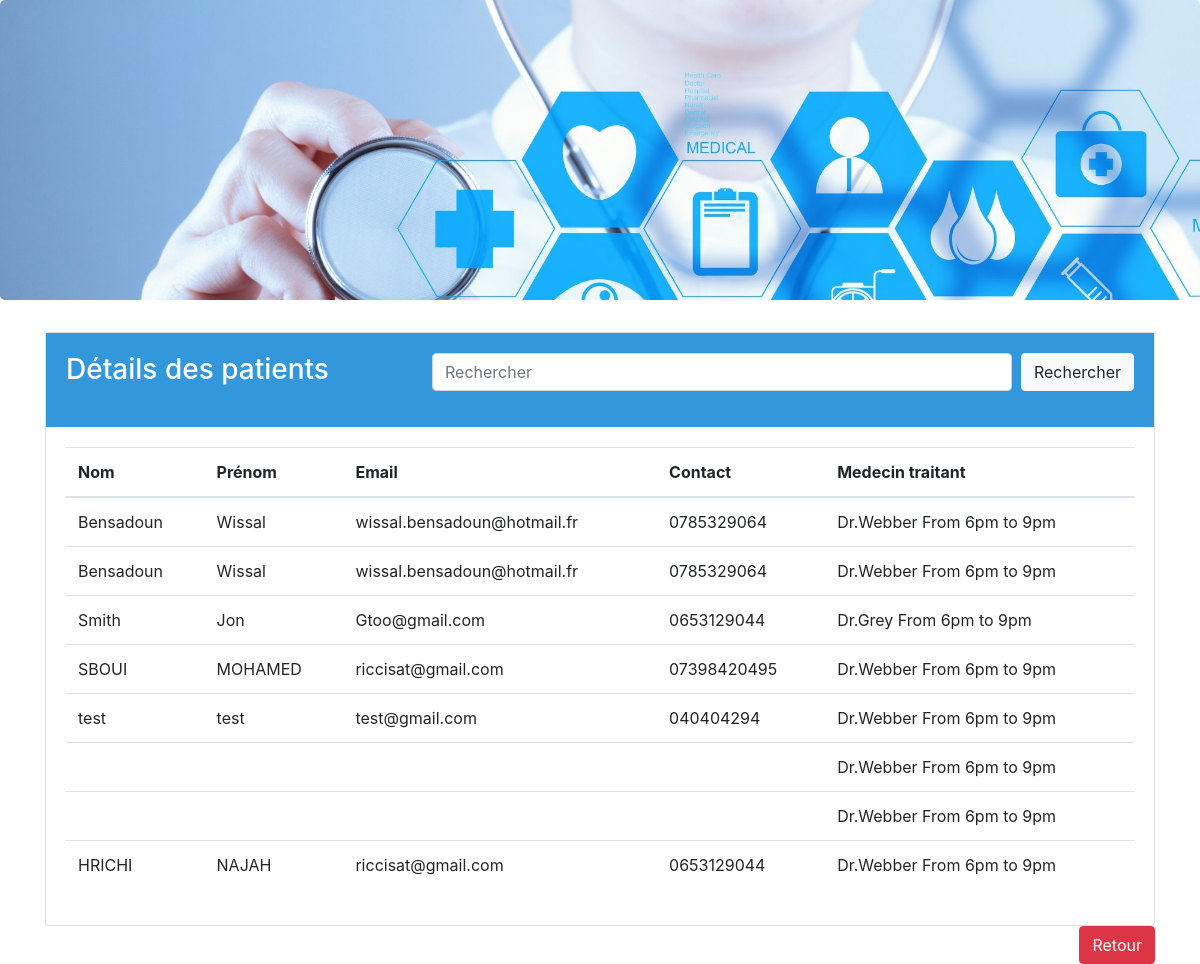
Screenshot of /patient_details.php with the database file from the repository.
### tables this page shows
CREATE TABLE `doctorapp` (
  `nom` text NOT NULL,
  `prenom` text NOT NULL,
  `email` varchar(40) NOT NULL,
  `contact` varchar(40) NOT NULL,
  `docapp` varchar(60) NOT NULL
);

### func.php (the view, shortened to what this page needs)
<?php
$con=mysqli_connect("localhost","root","","hmsdb");
function get_patient_details(){
	global $con;
	$query="select * from doctorapp";
	$result= mysqli_query($con,$query);
	while ($row=mysqli_fetch_array($result)) {
	$nom=$row['nom'];
	$prenom=$row['prenom'];
	$email=$row['email'];
	$contact=$row['contact'];
	$docapp=$row['docapp'];
	echo
	"<tr>
      <td>$nom</td>
      <td>$prenom</td>
      <td>$email</td>
      <td>$contact</td>
      <td>$docapp</td>
  	 </tr>";
	}
}
?>

### patient_details.php (shortened to what this page needs)
<!DOCTYPE html>
<?php include("func.php"); ?>
<html>
<head>
    <link rel="stylesheet" href="https://stackpath.bootstrapcdn.com/bootstrap/4.3.1/css/bootstrap.min.css">
</head>
<body>
<div class="jumbotron" style="background: url('image3.jpg'); height: 300px; background-size: cover; no-repeat;"></div>
<div class="container">
<div class="card">
<div class="card-body" style="background-color:#3398DB; color:#ffffff;">
	<div class="row">
		<div class="col-md-4">
	<h3>Détails des patients</h3></div>
<div class="col-md-8">
	<form class="form-group" action="search_patient.php" method="post">
	<div class="row">
	<div class="col-md-10"><input type="text" name="search" class="form-control" placeholder="Rechercher" style="float: right;"></div>
	<div class="col-md-2"><input type="submit" name="patient_search_submit" class="btn btn-light" value="Rechercher"style="float: right;"></div>
</div>
	</form>
</div>
</div>
</div>
<div class="card-body">
	<table class="table table-hover">
  <thead>
    <tr>
      <th>Nom</th>
      <th>Prénom</th>
      <th>Email</th>
      <th>Contact</th>
      <th>Medecin traitant</th>
    </tr>
  </thead>
  <tbody>
    <?php get_patient_details(); ?>
  </tbody>
</table>
</div>
</div>
<div class="row">
<div class="col-md-12"><a href="admin-panel.php" class="btn btn-danger" style="float: right;">Retour</a></div>
</div>
</div>
</body>
</html>

### rows the page displays
doctorapp: nom "Bensadoun", prenom "Wissal", email "wissal.bensadoun@hotmail.fr", contact "0785329064", docapp "Dr.Webber From 6pm to 9pm"
doctorapp: nom "Bensadoun", prenom "Wissal", email "wissal.bensadoun@hotmail.fr", contact "0785329064", docapp "Dr.Webber From 6pm to 9pm"
doctorapp: nom "Smith", prenom "Jon", email "Gtoo@gmail.com", contact "0653129044", docapp "Dr.Grey From 6pm to 9pm"
doctorapp: nom "SBOUI", prenom "MOHAMED", email "riccisat@gmail.com", contact "07398420495", docapp "Dr.Webber From 6pm to 9pm"
doctorapp: nom "test", prenom "test", email "test@gmail.com", contact "040404294", docapp "Dr.Webber From 6pm to 9pm"
doctorapp: docapp "Dr.Webber From 6pm to 9pm"
doctorapp: docapp "Dr.Webber From 6pm to 9pm"
doctorapp: nom "HRICHI", prenom "NAJAH", email "riccisat@gmail.com", contact "0653129044", docapp "Dr.Webber From 6pm to 9pm"
